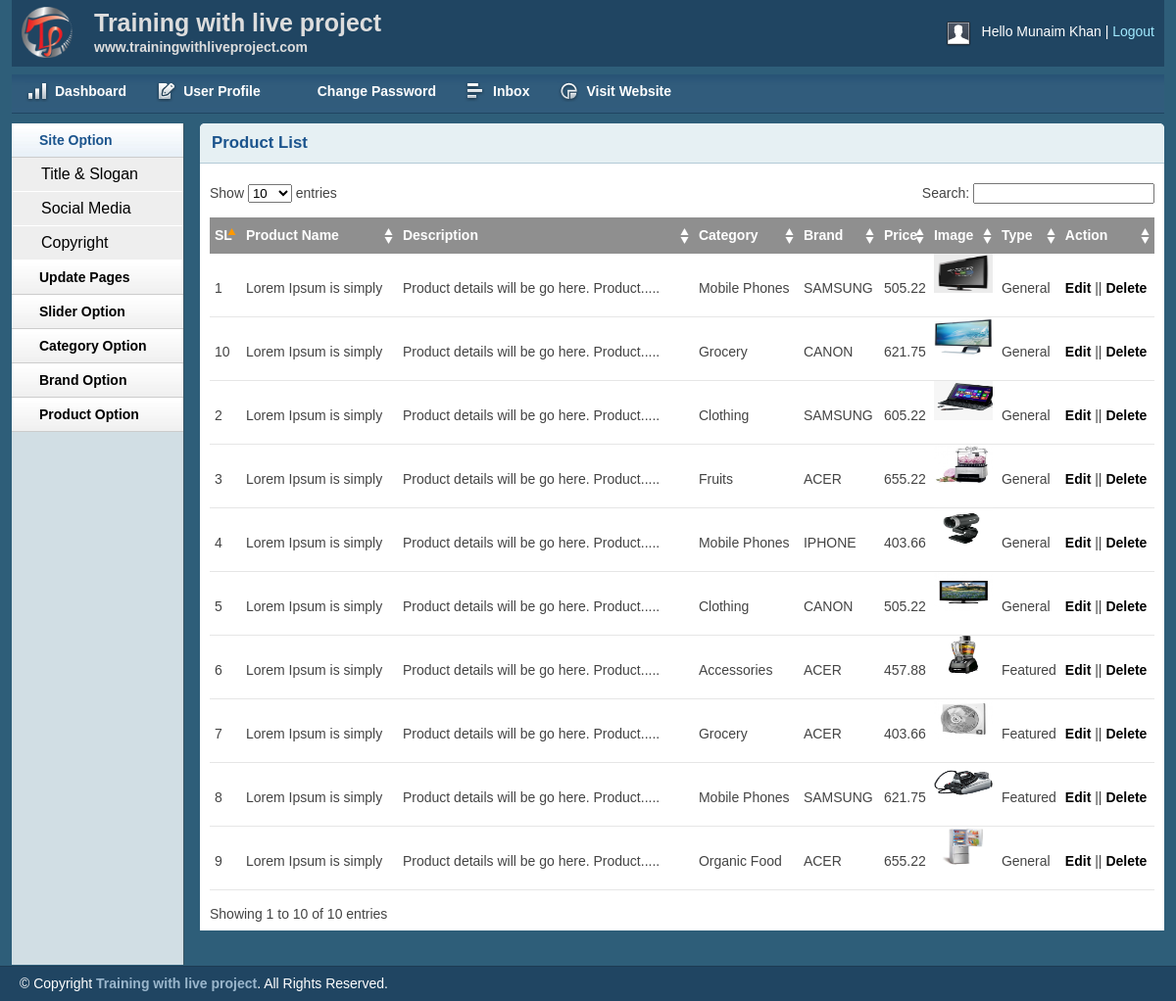
The page /admin/productlist.php (signed in) on the database its author committed.
### tables this page shows
CREATE TABLE `tbl_product` (
  `productId` int(11) NOT NULL,
  `productName` varchar(255) NOT NULL,
  `catId` varchar(255) NOT NULL,
  `brandId` varchar(255) NOT NULL,
  `body` text NOT NULL,
  `image` varchar(255) NOT NULL,
  `price` varchar(255) NOT NULL,
  `type` int(11) NOT NULL DEFAULT 1
);

CREATE TABLE `tbl_category` (
  `catId` int(11) NOT NULL,
  `catName` varchar(255) NOT NULL
);

CREATE TABLE `tbl_brand` (
  `brandId` int(11) NOT NULL,
  `brandName` varchar(255) NOT NULL
);

### lib/Database.php (called while the page is built, shortened)
<?php
class Database{
	public $host   = DB_HOST;
	public $user   = DB_USER;
	public $pass   = DB_PASS;
	public $dbname = DB_NAME;
	public $link;
	private function connectDB(){
		$this->link = new mysqli($this->host, $this->user, $this->pass, $this->dbname);
	}
	public function select($query){
		$result = $this->link->query($query) or die($this->link->error.__LINE__);
		if($result->num_rows > 0){
			return $result;
		} else{
			return false;
		}
	}
}
?>

### classes/Product.php (called while the page is built, shortened)
<?php
$filepath = realpath(dirname(__FILE__));
include_once ($filepath.'/../lib/Database.php');
include_once ($filepath.'/../helpers/Format.php');
?>
<?php
Class Product{
	private $db;
	public function __construct(){
		$this->db = new Database();
	}
	public function getAllProduct(){
		$query = "SELECT tbl_product.*, tbl_category.catName, tbl_brand.brandName FROM tbl_product
		INNER JOIN tbl_category ON tbl_product.catId = tbl_category.catId
		INNER JOIN tbl_brand ON tbl_product.brandId = tbl_brand.brandId
		ORDER BY tbl_product.productId DESC";
		$result = $this->db->select($query);
		return $result;
	}
}
?>

### helpers/Format.php (called while the page is built, shortened)
<?php
	class Format{
		public function textShorten($text, $limit = 400){
			$text = $text." ";
			$text = substr($text, 0, $limit);
			$text = substr($text, 0, strrpos($text, ' '));
			$text = $text.".....";
			return $text;
		}
	}
?>

### admin/productlist.php (the view, shortened to what this page needs)
<?php include'../classes/Product.php';?>
<?php include 'inc/header.php';?>
<?php include 'inc/sidebar.php';?>
<?php
$pd = new Product();
$fm = new Format();
?>
<div class="grid_10">
    <div class="box round first grid">
        <h2>Product List</h2>
        <div class="block">
            <table class="data display datatable" id="example">
			<thead>
				<tr>
					<th>SL</th>
					<th>Product Name</th>
					<th>Description</th>
					<th>Category</th>
					<th>Brand</th>
					<th>Price</th>
					<th>Image</th>
					<th>Type</th>
					<th>Action</th>
				</tr>
			</thead>
			<tbody>
			<?php
				$getProduct = $pd->getAllProduct();
				if($getProduct){
						$i = 0;
					while($result = $getProduct->fetch_assoc()){
						$i++;
					?>
				<tr class="odd gradeX">
					<td><?php echo $i;?></td>
					<td><?php echo $result['productName'];?></td>
					<td><?php echo $fm->textShorten($result['body'], 50);?></td>
					<td class="center"><?php echo $result['catName'];?></td>
					<td><?php echo $result['brandName'];?></td>
					<td><?php echo $result['price'];?></td>
					<td><img src="<?php echo $result['image'];?>" alt="product img" height="40px" width="60px"/></td>
					<td class="center">
						<?php
							if($result['type'] == 0){
								echo"Featured";
							} else{
								echo"General";
							}?>
					</td>
					<td><a href="productedit.php?proid=<?php echo $result['productId'];?>">Edit</a> || <a onclick="return confirm('Are you sure to delete?')" href="?delpro=<?php echo $result['productId'];?>">Delete</a></td>
				</tr>
			<?php } } ?>
			</tbody>
		</table>
       </div>
    </div>
</div>
<?php include 'inc/footer.php';?>

### admin/css/text.css (style rules this page uses)
body { font: 13px/1.5 Tahoma, Helvetica, Arial, 'Liberation Sans', FreeSans, sans-serif; }
h2 { font-size: 23px; }
p, dl, hr, h1, h2, h3, h4, h5, h6, ol, ul, pre, table, address, fieldset { margin-bottom: 20px; }

### admin/css/grid.css (style rules this page uses)
.grid_1, .grid_2, .grid_3, .grid_4, .grid_5, .grid_6, .grid_7, .grid_8, .grid_9, .grid_10, .grid_11, .grid_12, .grid_13, .grid_14, .grid_15, .grid_16 { display: inline; float: left; margin-left: 1%; margin-right: 1%; }
.container_12 .grid_10 { width: 81.333%; }

### admin/css/layout.css (style rules this page uses)
body { background: #fff none repeat scroll 0 0; color: #444; font-size: 14px; padding: 0; }
a { color: #000; font-weight:bold; text-decoration: none; }
h1, h2, h3, h4, h5, h6 { line-height:1.2em; margin-bottom:.3em; }
h2 { margin-top:1em; }
.box { background:#fff; margin-bottom:20px; padding:10px 10px 10px 10px; margin-left:-8px; }
.box.grid { padding-bottom:40px; }
.box.round { -moz-border-radius: 5px 5px 0px 0px; -webkit-border-radius: 5px 5px 0px 0px; border-radius: 5px 5px 0px 0px; }
.box h2 { font-size:1.2em; font-weight:bold; color:#1B548D; background:#E6F0F3; margin:-10px -10px 0 -10px; padding:10px 12px; border-bottom:1px solid #B3CBD6; -moz-border-radius: 5px 5px 0px 0px; -webkit-border-radius: 5px 5px 0px 0px; border-radius: 5px 5px 0px 0px; }
.box.first { min-height: 406px; }
.block { padding-top:20px; }
p { margin-bottom:1em; }
.block { padding-bottom:1px; }
table.display { margin: 0 auto; clear: both; width: 100%; }
.sorting_asc { background: #8f8f8f url(../img/table/sort_asc.png) no-repeat center right; padding:8px 5px; text-align:left; color:#fff; }
.sorting { background:#8f8f8f url(../img/table/sort_both.png) no-repeat center right; padding:8px 5px; text-align:left; color:#fff; }
tr.odd { height: 30px; line-height: 30px; border-bottom:1px solid #e6e6e6; }
tr.even { height: 30px; line-height: 30px; border-bottom:1px solid #e6e6e6; }
tr.odd td, tr.even td { padding-left:5px; }

### rows shown on the page
tbl_product: productName "Lorem Ipsum is simply", body "Product details will be go here. Product.....", catId.catName "Mobile Phones", brandId.brandName "SAMSUNG", price "505.22", image (picture), type "General"
tbl_product: productName "Lorem Ipsum is simply", body "Product details will be go here. Product.....", catId.catName "Clothing", brandId.brandName "SAMSUNG", price "605.22", image (picture), type "General"
tbl_product: productName "Lorem Ipsum is simply", body "Product details will be go here. Product.....", catId.catName "Fruits", brandId.brandName "ACER", price "655.22", image (picture), type "General"
tbl_product: productName "Lorem Ipsum is simply", body "Product details will be go here. Product.....", catId.catName "Mobile Phones", brandId.brandName "IPHONE", price "403.66", image (picture), type "General"
tbl_product: productName "Lorem Ipsum is simply", body "Product details will be go here. Product.....", catId.catName "Clothing", brandId.brandName "CANON", price "505.22", image (picture), type "General"
tbl_product: productName "Lorem Ipsum is simply", body "Product details will be go here. Product.....", catId.catName "Accessories", brandId.brandName "ACER", price "457.88", image (picture), type "Featured"
tbl_product: productName "Lorem Ipsum is simply", body "Product details will be go here. Product.....", catId.catName "Grocery", brandId.brandName "ACER", price "403.66", image (picture), type "Featured"
tbl_product: productName "Lorem Ipsum is simply", body "Product details will be go here. Product.....", catId.catName "Mobile Phones", brandId.brandName "SAMSUNG", price "621.75", image (picture), type "Featured"
tbl_product: productName "Lorem Ipsum is simply", body "Product details will be go here. Product.....", catId.catName "Organic Food", brandId.brandName "ACER", price "655.22", image (picture), type "General"
tbl_product: productName "Lorem Ipsum is simply", body "Product details will be go here. Product.....", catId.catName "Grocery", brandId.brandName "CANON", price "621.75", image (picture), type "General"

### other values the page prints
Session::get('adminName') "Munaim Khan"
